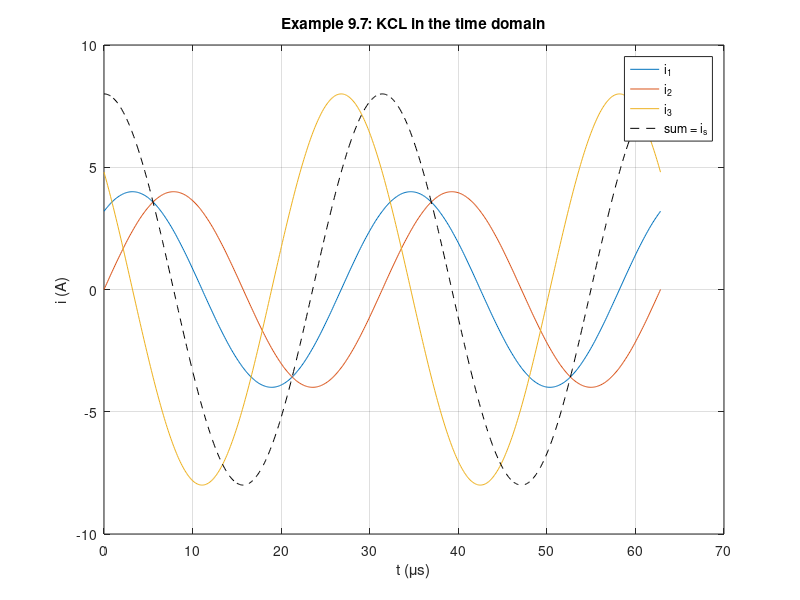

The MATLAB source for this figure:
% Circuits 1 — Series, Parallel, and Delta-to-Wye Simplifications
%title: Admittances in Parallel (Example 9.7) and Delta-to-Wye (Example 9.8)
%ar-title: المسامحات على التوازي (مثال 9.7) ودلتا إلى واي (مثال 9.8)
%lesson: c1-sinusoidal-5
%course: circuits-1

%% Example 9.7
%ar: ثلاثة فروع على التوازي مع 8∠0° A: 10 Ω، و 6 + j8، و −j5. نجمع المسامحات ثم V = I/Y.
Zb = [10, 6 + 8j, -5j];
Y = sum(1 ./ Zb); V = 8/Y; Ib = V ./ Zb;
fprintf('Y = %g %+gj S, V = %g at %.2f deg V\n', real(Y), imag(Y), abs(V), angle(V)*180/pi)
for k = 1:3, fprintf('I%d = %g at %.2f deg A\n', k, abs(Ib(k)), angle(Ib(k))*180/pi); end

%% Example 9.8
%ar: الدلتا 10 و 20 + j60 و −j20 (مجموعها 30 + j40) إلى Y، ثم Z = 12 ∥ 60 + 8 − j24 و Io = 120/Z.
Zbc = 10; Zbd = 20 + 60j; Zcd = -20j; Sd = Zbc + Zbd + Zcd;
Z1 = Zbd*Zbc/Sd; Z2 = Zbc*Zcd/Sd; Z3 = Zbd*Zcd/Sd;
Zabn = -4j + Z1; Zacn = 63.2 + 2.4j + Z2;
Z = Zabn*Zacn/(Zabn + Zacn) + Z3; Io = 120/Z;
fprintf('Z1 = %g%+gj, Z2 = %g%+gj, Z3 = %g%+gj\nZ = %g%+gj, Io = %g%+gj A\n', real(Z1), imag(Z1), real(Z2), imag(Z2), real(Z3), imag(Z3), real(Z), imag(Z), real(Io), imag(Io))

%%! Project idea: currents in the time domain
%ar: مشروع: نرسم تيارات مثال 9.7 الثلاثة ومجموعها: المجموع يساوي تيار المصدر 8 cos(200000t).
w = 2e5; t = linspace(0, 2*2*pi/w, 600); tf = @(P) abs(P)*cos(w*t + angle(P));
plot(t*1e6, tf(Ib(1)), t*1e6, tf(Ib(2)), t*1e6, tf(Ib(3)), t*1e6, tf(Ib(1))+tf(Ib(2))+tf(Ib(3)), 'k--'); grid on
xlabel('t (\mus)'); ylabel('i (A)'); legend('i_1', 'i_2', 'i_3', 'sum = i_s'); title('Example 9.7: KCL in the time domain')
